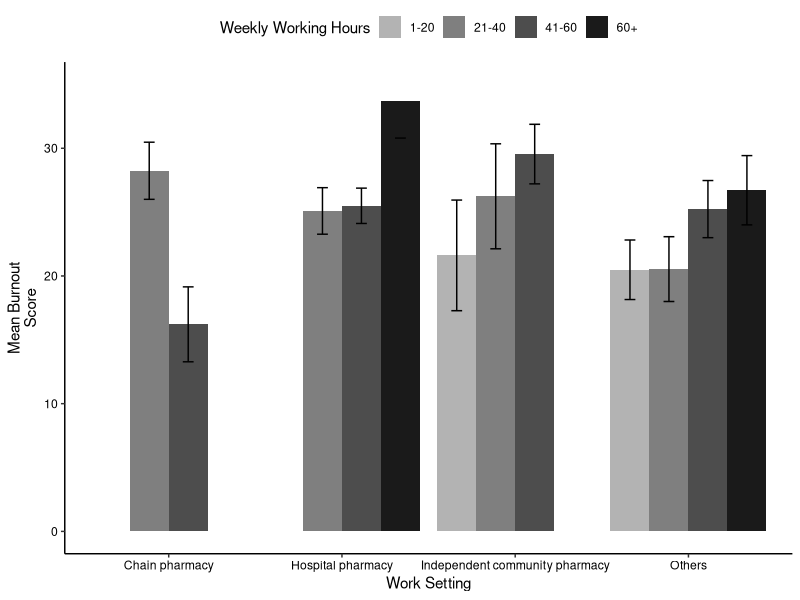

The R source for this figure:
# Load required libraries
library(ggplot2)
library(tidyverse)

# Create the dataset with actual standard errors
data <- data.frame(
  work_setting = rep(c("Hospital pharmacy", "Independent community pharmacy", 
                       "Chain pharmacy", "Others"), each = 4),
  hours = factor(rep(c("1-20", "21-40", "41-60", "60+"), times = 4),
                 levels = c("1-20", "21-40", "41-60", "60+")),
  burnout = c(
    # Hospital pharmacy
    NA, 25.092, 25.493, 33.737,
    # Independent community
    21.611, 26.237, 29.544, NA,
    # Chain
    NA, 28.237, 16.212, NA,
    # Others
    20.487, 20.537, 25.236, 26.712
  ),
  se = c(
    # Hospital pharmacy
    NA, 1.823, 1.383, 2.940,
    # Independent community
    4.331, 4.111, 2.331, NA,
    # Chain
    NA, 2.237, 2.933, NA,
    # Others
    2.331, 2.537, 2.236, 2.712
  )
)

# Create the plot
ggplot(data, aes(x = work_setting, y = burnout, fill = hours)) +
  geom_bar(stat = "identity", 
           position = position_dodge(width = 0.9),
           width = 0.9) +
  geom_errorbar(aes(ymin = burnout - se, ymax = burnout + se),
                position = position_dodge(width = 0.9),
                width = 0.25) +
  scale_fill_manual(values = c("1-20" = "grey70",
                               "21-40" = "grey50",
                               "41-60" = "grey30",
                               "60+" = "grey10")) +
  labs(x = "Work Setting",
       y = "Mean Burnout\nScore",
       fill = "Weekly Working Hours") +
  theme_classic() +
  theme(
    axis.text.x = element_text(angle = 0, hjust = 0.5),
    axis.text = element_text(color = "black"),
    legend.position = "top"
  ) +
  scale_y_continuous(limits = c(0, 35))